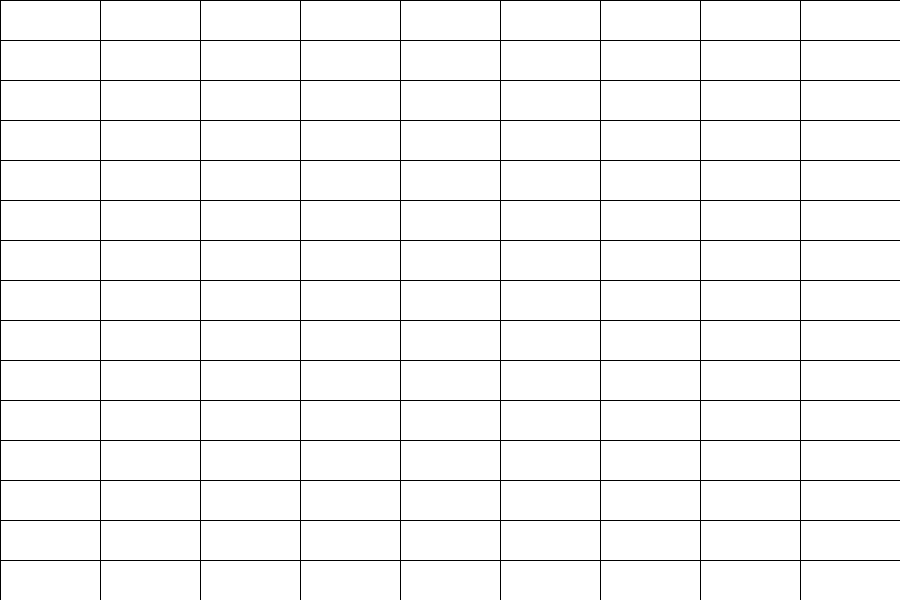
Frame 1 (no input)
Frame 60 (the mouse pressed at the canvas centre just before this capture): identical to frame 1, image omitted
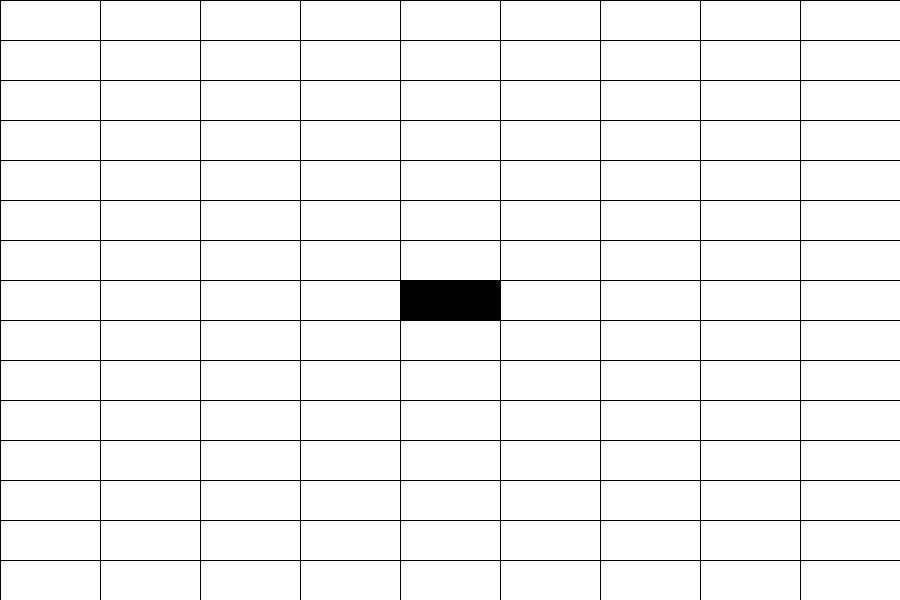
Frame 120 (the mouse held since frame 60 and released just before this capture)

The Processing sketch that drew these frames (run headless with seeded random() and noise(); from frame 60 on, the mouse is pressed at the canvas centre):

// Processing sketch: Pintar_grilla_de_negro
// ── Pintar_grilla_de_negro.pde
int cantFilas = 15;
int cantColumnas = 9;
boolean fueCliqueado[][];

void setup() {
size(900, 600);
background(#FFFFFF);
fueCliqueado = new boolean[cantColumnas][cantFilas];
}

void draw() {
float ancho = width/cantColumnas;
float alto = height/cantFilas;

for(int i=0; i<cantColumnas; i++){
  for(int j=0; j<cantFilas; j++){
    
    float x = i*ancho;
    float y = j*alto;
    float limiteDerecho = x+ancho;
    float limiteInferior = y+alto;
    
    if((x<mouseX) && (mouseX<limiteDerecho) && (y<mouseY) && (mouseY<limiteInferior) && (mousePressed == true)){
    fueCliqueado[i][j] = true;
    }
    
    if(fueCliqueado[i][j]){
    fill(0);
    } else fill(255); 
    
    rect(x, y, ancho, alto);
    
    }
  }
}
